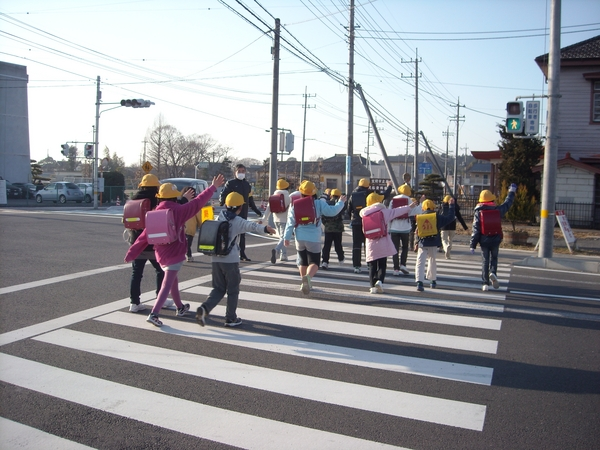
#> input picture img/kids.jpg, 600 x 450 px
$ jupyter execute --allow-errors HOGVisualization_2016.ipynb
#> lines starting #> are read from the running program, lines starting #| are printed output that depends on the picture
# HOG (Histogram of Oriented Gradients) visualization

### editor : ysmrnbt

2016/11/13

[cell 1]
import matplotlib.pyplot as plt
from skimage.feature import hog
from skimage import data, color, exposure
import cv2 #use opencv
import datetime
from imutils.object_detection import non_max_suppression
import numpy as np

I imported skimage to visualize HOG features.

Ref --> http://scikit-image.org/docs/dev/auto_examples/plot_hog.html

### 1. HOG visualization

Function to plot 3 figures
1. input image
2. raw hog features
3. rescaled hog features

[cell 2]
def HOG_visualize(filename):

#> called with filename = './img/kids.jpg'
    image = color.rgb2gray(cv2.imread(filename)) # convert from color to gray image
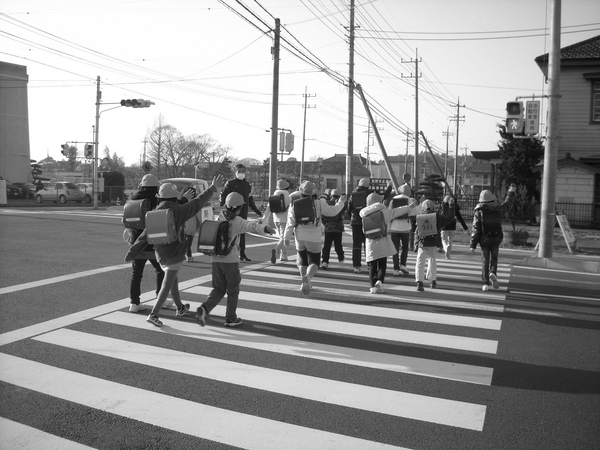
#> image: shape (450, 600) float64; min 0.013, max 1, mean 0.584
    fd, hog_image = hog(image, orientations=8, pixels_per_cell=(8, 8), cells_per_block=(1, 1), visualise=True)
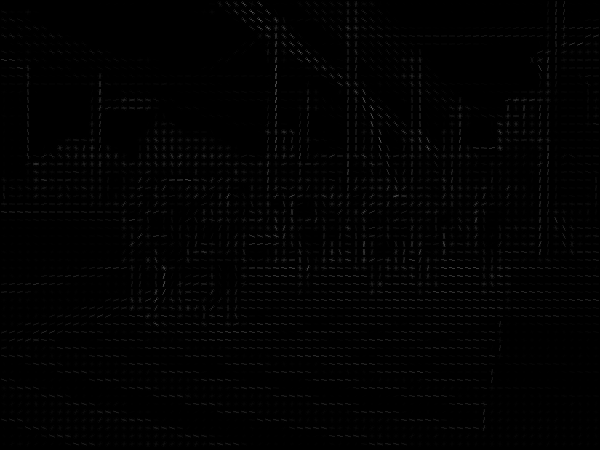
#> hog_image: shape (450, 600) float64; min 0, max 0.365, mean 0.00789

    ### plot ###
    fig, (ax1, ax2, ax3) = plt.subplots(1, 3, figsize=(16, 8), sharex=True, sharey=True)

    # fig 1 (input image)
    ax1.axis('off')
    ax1.imshow(image, cmap=plt.cm.gray)
    ax1.set_title('Input image', color="blue")
    ax1.set_adjustable('box-forced')

    # fig 2 (hog features)
    ax2.axis('off')
    ax2.imshow(hog_image, cmap=plt.cm.gray)
    ax2.set_title('Histogram of Oriented Gradients', color="blue")
    ax2.set_adjustable('box-forced')

    # Rescale histogram for better display
    hog_image_rescaled = exposure.rescale_intensity(hog_image, in_range=(0, 0.02))
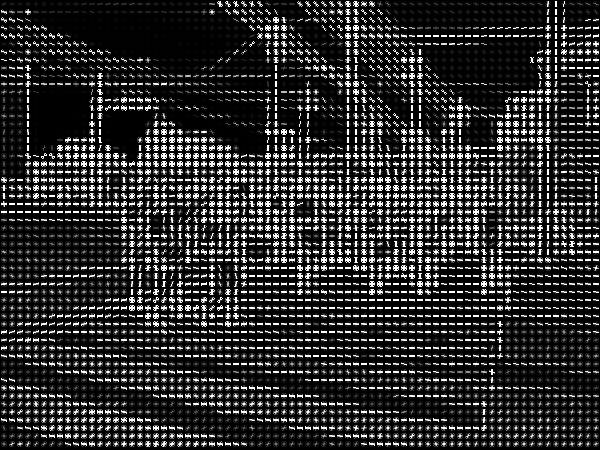
#> hog_image_rescaled: shape (450, 600) float64; min 0, max 1, mean 0.184

    # fig 3(rescaled hog features)
    ax3.axis('off')
    ax3.imshow(hog_image_rescaled, cmap=plt.cm.gray)
    ax3.set_title('HOG(Rescale)', color="blue")
    ax3.set_adjustable('box-forced')

    plt.show()
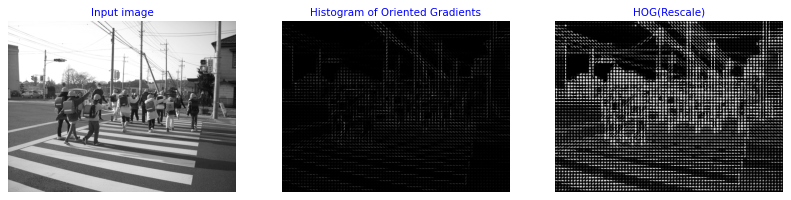
#> figure drawn by matplotlib, 3 panels

output

[cell 3]
HOG_visualize("./img/kids.jpg")

### 2. Default Dector + Non-Maximum-Suppression (NMS)

Function to draw rectangle as:
1. default
2. After NMS

Ref --> http://www.pyimagesearch.com/2015/11/09/pedestrian-detection-opencv/

[cell 4]
def draw_detections(orig, img, rects, thickness = 2):
    for x, y, w, h in rects:
        cv2.rectangle(orig, (x, y), (x + w, y + h), (0, 0, 255), thickness)

    rects = np.array([[x, y, x + w, y + h] for (x, y, w, h) in rects])
    pick = non_max_suppression(rects, probs=None, overlapThresh=0.65)

    # draw the final bounding boxes
    for (xA, yA, xB, yB) in pick:
        cv2.rectangle(img, (xA, yA), (xB, yB), (0, 255, 0), thickness)

Default Detector + calculation of processing time

Ref --> http://www.pyimagesearch.com/2015/11/16/hog-detectmultiscale-parameters-explained/

[cell 5]
def PD_default(filename):
#> called with filename = './img/kids.jpg'
    image = cv2.imread(filename) #read image
#> image is the input picture: shape (450, 600, 3); mean B, G, R 152.8, 148.1, 146.9
